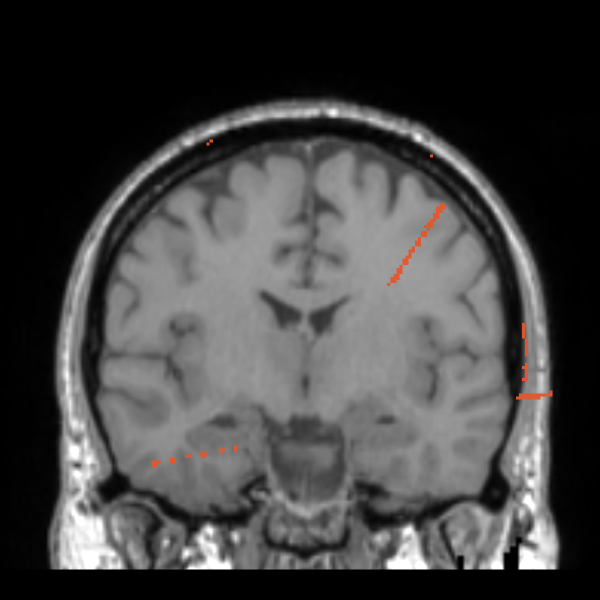
#> input picture paper/figures/fig5/assets/renders/ct_on_mri_coronal.png, 1200 x 1200 px (shown at 1/2 size)
$ python compose_fig5.py
#> lines starting #> are read from the running program, lines starting #| are printed output that depends on the picture
"""Figure 5 v1: from VoxTool's coordinates to brain regions, with iEEG-recon as a
labeled black box.

The module descriptions follow iEEG-recon's own docs (github.com/penn-cnt/ieeg-recon,
docs/source/introduction.rst and module 2/3). The outputs shown are computed for
the public MNE sample with MNE-Python, standing in for Modules 2 and 3. Run
label_contacts.py, render_overlay.py, ../fig1 render_brain.py and ../fig4
capture_fig4.py first.

    conda run -n voxfig python paper/figures/fig5/scripts/compose_fig5.py
"""
import json
import sys
from pathlib import Path

import cairosvg
from PIL import Image

sys.path.insert(0, str(Path(__file__).resolve().parents[2] / "fig1" / "scripts"))
from compose_fig1 import ACCENT, INK, MUTED, PANEL, WARM, arrow, heading, image, text  # noqa: E402

FIGS = Path(__file__).resolve().parents[2]
FIG = FIGS / "fig5"
A = FIG / "assets"
MONO = "Menlo, Courier New, monospace"
ROWS = ["LAMY 1", "LPHG 1", "RAHP 1", "RPHP 1", "LBRI 1", "LACN 1"]


def region(names):
    for n in names:
        if n == "Unknown" or "White-Matter" in n:
            continue
        n = n.replace("ctx-lh-", "L ").replace("ctx-rh-", "R ")
        return n.replace("Left-", "L ").replace("Right-", "R ")
    return "white matter"


def crop(src, box, name, trim=False):
#> called with box = (60, 100, 1140, 1080), name = 'ct_on_mri.png', trim = False
    (A / "crops").mkdir(parents=True, exist_ok=True)
    im = Image.open(src)
#> im is the input picture: PIL image 1200x1200 RGBA; mean R, G, B, A 67.1, 66.7, 66.6, 255
    if box:
        im = im.crop(box)
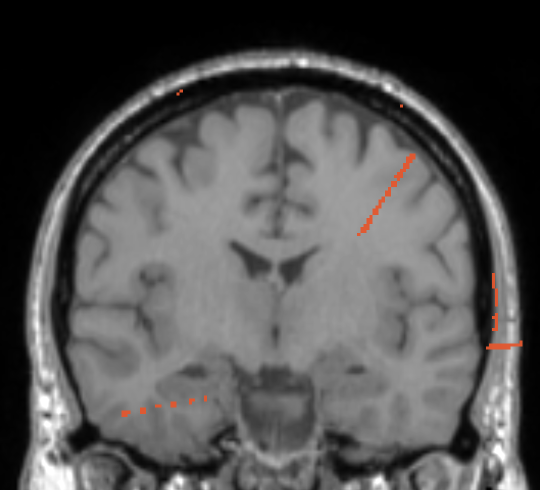
#> im: PIL image 1080x980 RGBA (shown at 1/2 size); mean R, G, B, A 83.6, 83, 82.9, 255
    if trim:
        im = im.crop(im.getbbox())
    im.save(A / "crops" / name)
    return f"assets/crops/{name}", im.size


def build():
    c = {
        "mri": crop(A / "renders" / "ct_on_mri_coronal.png", (60, 100, 1140, 1080), "ct_on_mri.png"),
        "brain": crop(FIGS / "fig1" / "assets" / "renders" / "brain_electrodes_lateral_left.png",
                      None, "brain.png", trim=True),
    }
#> call 2 of crop, with name = 'brain.png', trim = True
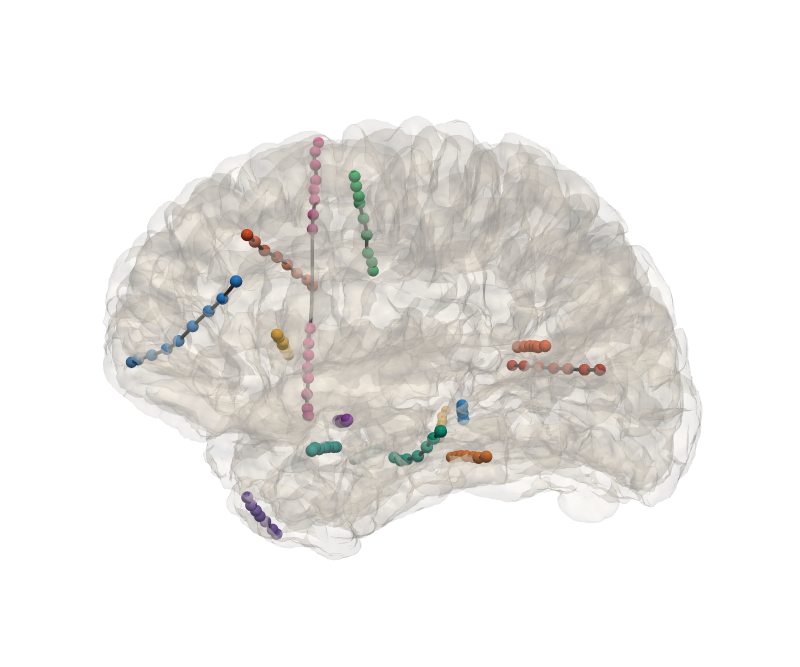
#> input picture paper/figures/fig1/assets/renders/brain_electrodes_lateral_left.png, 2400 x 2000 px (shown at 1/3 size)
#> in crop, im is the input picture: PIL image 2400x2000 RGBA; mean R, G, B, A 234.9, 232.9, 230.1, 78.9
#> in crop (call 2), `im = im.crop(im.getbbox())`:
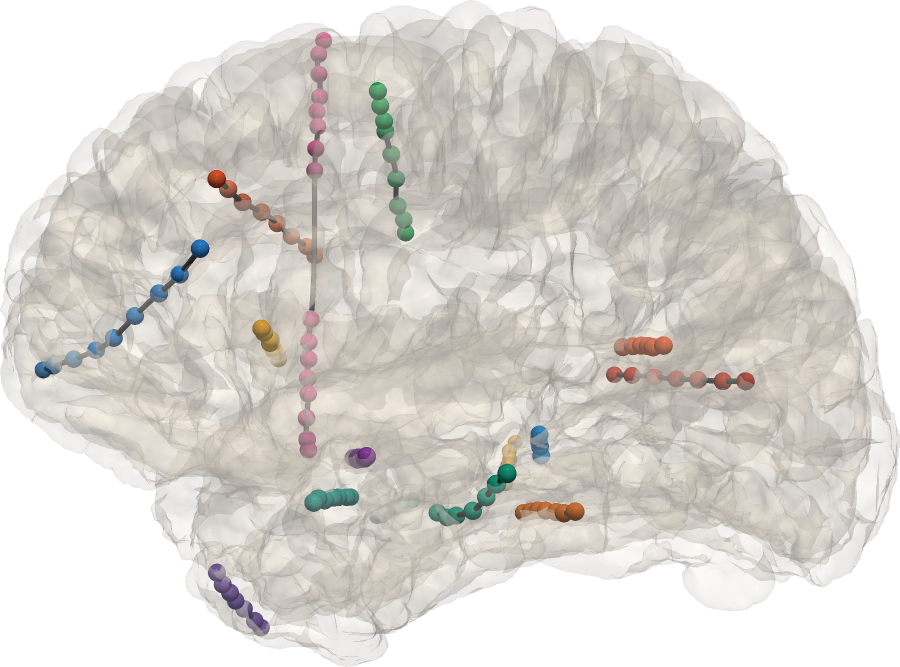
#> im: PIL image 1799x1334 RGBA (shown at 1/2 size); mean R, G, B, A 214.8, 210.9, 205.2, 157.8; transparent parts drawn white
#> (the run stopped early here; a loop or call above may not have finished)
